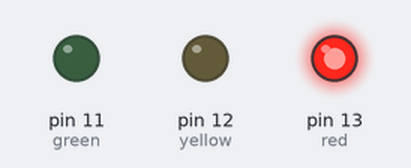
Simulated run of this sketch. Board: Arduino Uno, built with avr-gcc and run on an emulated ATmega328P. On the bench: output pins drawn as LEDs (lit = HIGH).

Above: at 2.5 s.
At 6.0 s:
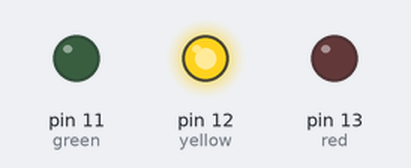
At 8.5 s:
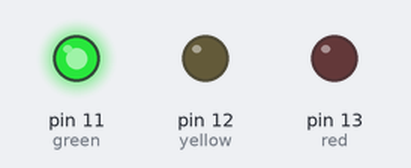
Timing chart, 0 to 13.0 s (numbered marks = the images above):
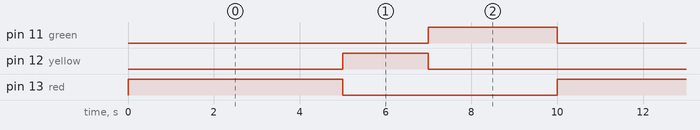

The sketch:

Trafic_Signal.ino
```cpp
void setup() {
      pinMode(13,OUTPUT); // red
      pinMode(12,OUTPUT); // yellow
      pinMode(11,OUTPUT); // green
}

void loop() {
    // Red LED ON
    digitalWrite(13,HIGH);
    digitalWrite(12,LOW);
    digitalWrite(11,LOW);
    delay(5000);

    // Yellow LED ON
    digitalWrite(13,LOW);
    digitalWrite(12,HIGH);
    digitalWrite(11,LOW);
    delay(2000);

    // Green LED ON
    digitalWrite(13,LOW);
    digitalWrite(12,LOW);
    digitalWrite(11,HIGH);
    delay(3000);
}
```

Measured:
- by itself, pin 11 (green): alternates HIGH for 3.0 s and LOW for 7.0 s
- by itself, pin 12 (yellow): alternates HIGH for 2.0 s and LOW for 8.0 s
- by itself, pin 13 (red): alternates HIGH for 5.0 s and LOW for 5.0 s
